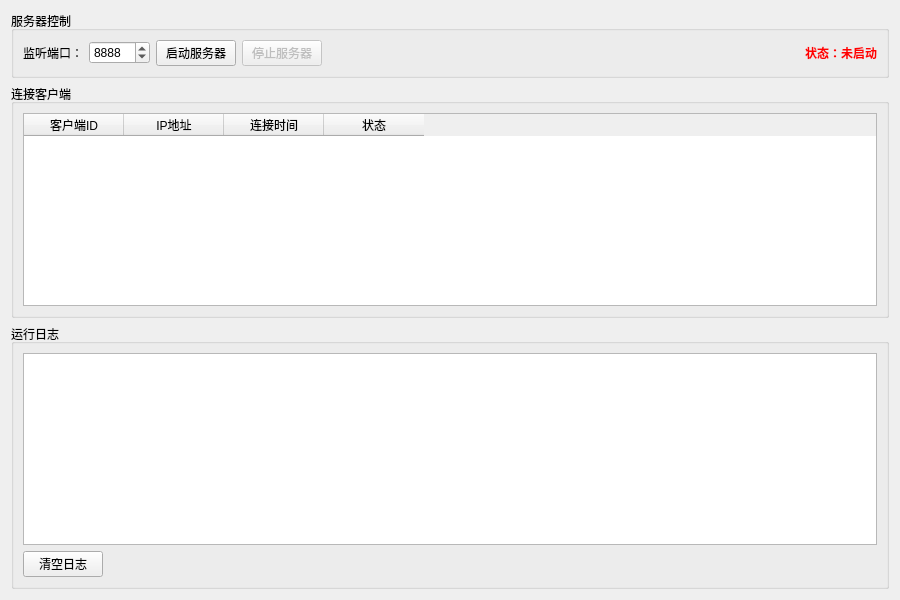
<?xml version="1.0" encoding="UTF-8"?>
<ui version="4.0">
 <class>ServerWindow</class>
 <widget class="QWidget" name="ServerWindow">
  <property name="geometry">
   <rect>
    <x>0</x>
    <y>0</y>
    <width>900</width>
    <height>600</height>
   </rect>
  </property>
  <property name="windowTitle">
   <string>学生管理系统 - 服务端</string>
  </property>
  <layout class="QVBoxLayout" name="verticalLayout">
   <item>
    <widget class="QGroupBox" name="serverControlGroup">
     <property name="title">
      <string>服务器控制</string>
     </property>
     <layout class="QHBoxLayout" name="horizontalLayout">
      <item>
       <widget class="QLabel" name="label">
        <property name="text">
         <string>监听端口：</string>
        </property>
       </widget>
      </item>
      <item>
       <widget class="QSpinBox" name="portSpinBox">
        <property name="minimum">
         <number>1024</number>
        </property>
        <property name="maximum">
         <number>65535</number>
        </property>
        <property name="value">
         <number>8888</number>
        </property>
       </widget>
      </item>
      <item>
       <widget class="QPushButton" name="startServerBtn">
        <property name="text">
         <string>启动服务器</string>
        </property>
       </widget>
      </item>
      <item>
       <widget class="QPushButton" name="stopServerBtn">
        <property name="text">
         <string>停止服务器</string>
        </property>
        <property name="enabled">
         <bool>false</bool>
        </property>
       </widget>
      </item>
      <item>
       <spacer name="horizontalSpacer">
        <property name="orientation">
         <enum>Qt::Horizontal</enum>
        </property>
        <property name="sizeHint" stdset="0">
         <size>
          <width>40</width>
          <height>20</height>
         </size>
        </property>
       </spacer>
      </item>
      <item>
       <widget class="QLabel" name="statusLabel">
        <property name="text">
         <string>状态：未启动</string>
        </property>
        <property name="styleSheet">
         <string>color: red; font-weight: bold;</string>
        </property>
       </widget>
      </item>
     </layout>
    </widget>
   </item>
   <item>
    <widget class="QGroupBox" name="clientInfoGroup">
     <property name="title">
      <string>连接客户端</string>
     </property>
     <layout class="QVBoxLayout" name="verticalLayout_2">
      <item>
       <widget class="QTableWidget" name="clientTable">
        <column>
         <property name="text">
          <string>客户端ID</string>
         </property>
        </column>
        <column>
         <property name="text">
          <string>IP地址</string>
         </property>
        </column>
        <column>
         <property name="text">
          <string>连接时间</string>
         </property>
        </column>
        <column>
         <property name="text">
          <string>状态</string>
         </property>
        </column>
       </widget>
      </item>
     </layout>
    </widget>
   </item>
   <item>
    <widget class="QGroupBox" name="logGroup">
     <property name="title">
      <string>运行日志</string>
     </property>
     <layout class="QVBoxLayout" name="verticalLayout_3">
      <item>
       <widget class="QTextEdit" name="logTextEdit">
        <property name="readOnly">
         <bool>true</bool>
        </property>
       </widget>
      </item>
      <item>
       <layout class="QHBoxLayout" name="horizontalLayout_2">
        <item>
         <widget class="QPushButton" name="clearLogBtn">
          <property name="text">
           <string>清空日志</string>
          </property>
         </widget>
        </item>
        <item>
         <spacer name="horizontalSpacer_2">
          <property name="orientation">
           <enum>Qt::Horizontal</enum>
          </property>
          <property name="sizeHint" stdset="0">
           <size>
            <width>40</width>
            <height>20</height>
           </size>
          </property>
         </spacer>
        </item>
       </layout>
      </item>
     </layout>
    </widget>
   </item>
  </layout>
 </widget>
 <resources/>
 <connections/>
</ui>
